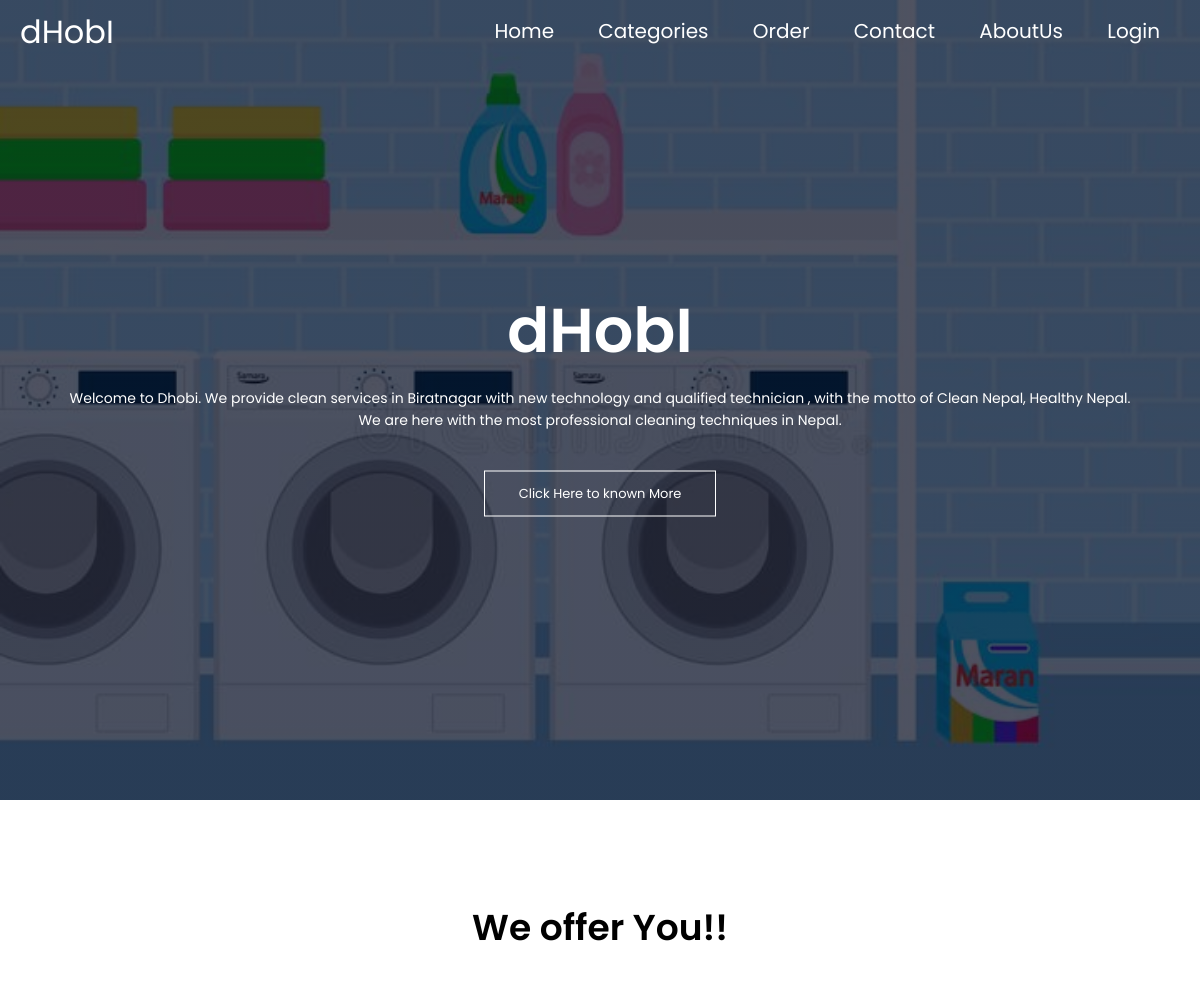
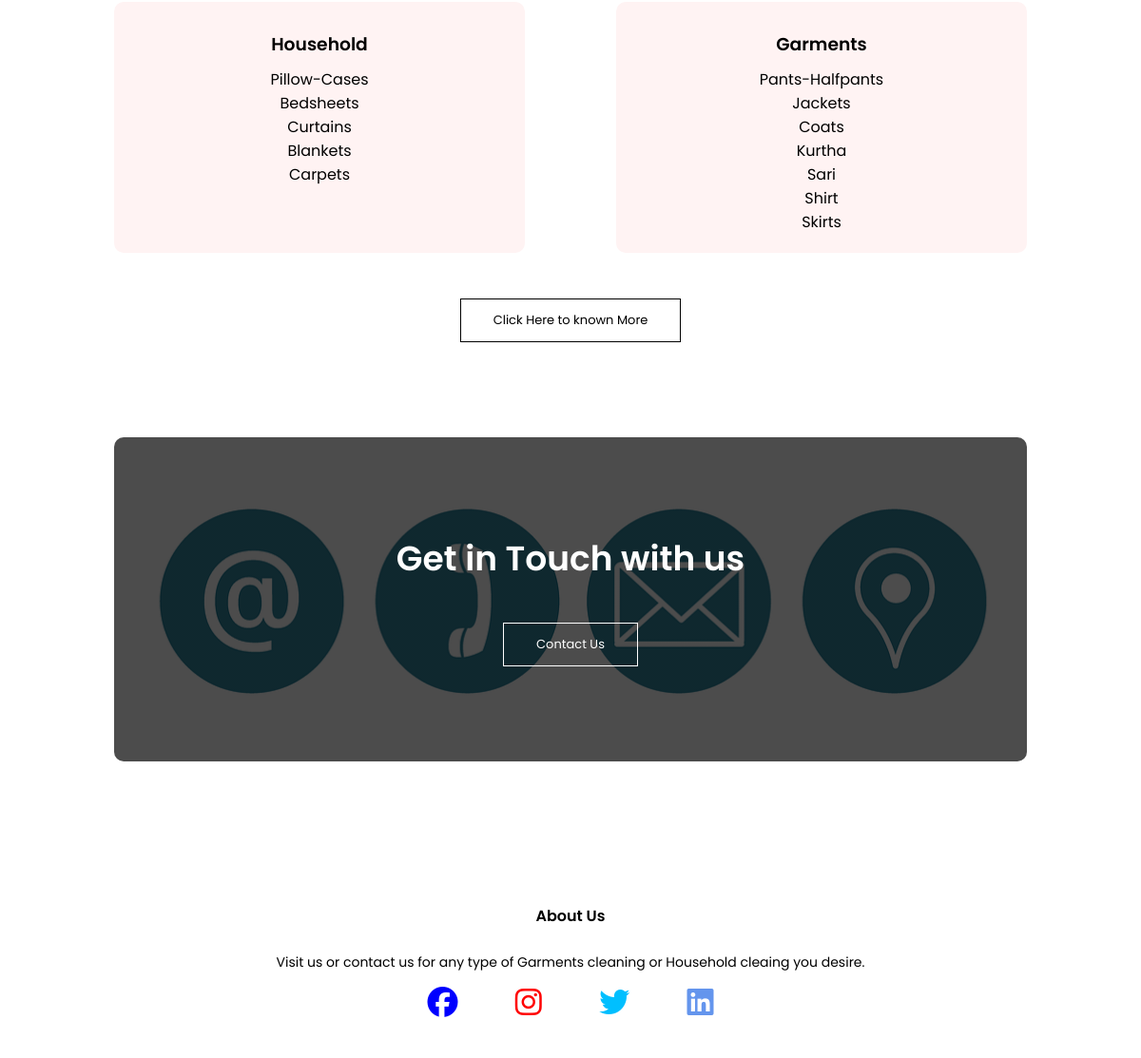
The page / on the database its author committed (2 pictures, top to bottom).
### tables this page shows
CREATE TABLE `item` (
  `item_id` int(11) NOT NULL,
  `cat_id` int(11) NOT NULL,
  `item_name` varchar(255) NOT NULL,
  `price` varchar(30) NOT NULL,
  `image` varchar(255) NOT NULL
);

### html/index.php (the view)
<?php
include('../dbconn.php');
include('../include/header.php');
?>
<section class="header">
    <?php
    include('../include/nav.php');
    ?>
    <div class="text-box">
        <h1>dHobI</h1>
        <p>Welcome to Dhobi. We provide clean services in Biratnagar with new technology and qualified technician , with the motto of Clean Nepal, Healthy Nepal. We are here with the most professional cleaning techniques in Nepal.</p>
        <a href="about.php" class="hi-btn">Click Here to known More</a>
    </div>
</section>
<section class="clothes">
    <h1> We offer You!!</h1>
    <div class="row">
        <div class="clothes-col1">
            <h3>Household</h3>
            <?php
            $household = "SELECT * FROM item WHERE cat_id = 1";
            $result = mysqli_query($con, $household);
            foreach ($result as $row) {
            ?>
            <?php echo $row['item_name']; ?></a><br>
            <?php
            }
            ?>
        </div>
        <div class="clothes-col1">
            <h3>Garments</h3>
            <?php
            $garment = "SELECT * FROM item WHERE cat_id = 2";
            $result = mysqli_query($con,$garment);
            foreach($result as $row){
                ?>
                <?php echo $row['item_name']; ?></a><br>
                <?php
            }
           ?>
        </div>
    </div>
    <a href="categories.php" class="hi-btn blue-btn">Click Here to known More</a><br>
</section>
<section class="cta">
    <h1>Get in Touch with us</h1>
    <a href="contact.php" class="hi-btn">Contact Us</a>
</section>
<?php
include('../include/footer.php');
?>

### include/header.php (shortened to what this page needs)
<html>
    <head>
        <link rel="stylesheet" href="../css/order.css" >
        <link rel="stylesheet" href="../css/style.css">
<link rel="stylesheet" href="https://cdnjs.cloudflare.com/ajax/libs/font-awesome/6.1.2/css/all.min.css" />
    </head>
<body>

### include/nav.php (shortened to what this page needs)
<nav>
    <a href="index.php">dHobI</a>
    <div class="nav-links" id="navlinks">
        <ul>
            <li><a href="index.php">Home</a></li>
            <li><a href="Categories.php">Categories</a></li>
            <li><a href="order.php">Order</a></li>
            <li><a href="contact.php">Contact</a></li>
            <li><a href="about.php" >AboutUs</a></li>
            <?php
            if (!isset($_SESSION['username'])) {
            ?>
            <li><a href="../login/login.php">Login</a></li>
            <?php
            } else {
                ?>
                <li><a href="../user/dashboard.php">Hello  <?php echo $_SESSION['username'];?> <i class="fa-solid fa-cart-shopping"></i> </a> </li>
            <?php
            }
            ?>
        </ul>
    </div>
</nav>

### include/footer.php (shortened to what this page needs)
 <section class="footer">
        <h4>About Us</h4>
        <p>Visit us or contact us for any type of Garments cleaning or Household cleaing you desire.</p>
        <div class="icons">
         <a href="https://www.facebook.com/"> <i class="fab fa-facebook" style="color: blue;"></i></a>
         <a href="https://www.instagram.com/"><i class="fab fa-instagram"style="color: red;"></i></a>
         <a href="https://twitter.com"> <i class="fab fa-twitter" style="color: deepskyblue;"></i></a>
         <a href="https://www.linkedin.com/"><i class="fab fa-linkedin"style="color: cornflowerblue;"></i></a>
        </div>
      </section>
    </body>
</html>

### css/style.css (style rules this page uses)
* { margin: 0; padding: 0; font-family: 'Poppins', sans-serif; }
.header { min-height: 100vh; width: 100%; background-image: linear-gradient(rgba(4, 9, 30, 0.7), rgba(4, 9, 30, 0.7)), url(../assets/banner.jpg); background-position: center; background-size: cover; position: relative; }
nav { display: flex; justify-content: space-between; align-items: center; padding: 8px 20px; }
a { text-decoration: none; font-size: 32px; color: white; }
.nav-links { flex: 1; text-align: right; }
.nav-links ul li { list-style: none; display: inline-block; padding: 8px 20px; position: relative; }
.nav-links ul li a { color: white; text-decoration: none; font-size: 20px; }
.nav-links ul li ::after { content: ''; width: 0%; height: 2px; background: cyan; display: block; margin: auto; transition: 0.5s; }
.text-box { width: 90%; color: #fff; position: absolute; top: 50%; left: 50%; transform: translate(-50%, -50%); text-align: center; }
.text-box h1 { font-size: 62px; }
.text-box p { margin: 10px 0 40px; font-size: 14px; color: #fff; }
.hi-btn { display: inline-block; text-decoration: none; color: #fff; border: 1px solid #fff; padding: 12px 34px; font-size: 13px; background: transparent; position: relative; cursor: pointer; }
.clothes { width: 80%; margin: auto; text-align: center; padding-top: 100px; }
h1 { font-size: 36px; font-weight: 600; }
p { color: black; font-size: 14px; font-weight: 400; line-height: 22px; padding: 1opx; }
.row { margin-top: 5%; display: flex; justify-content: space-between; }
h3 { text-align: center; font-weight: 600; margin: 10px 0; }
.blue-btn { border: 1px solid black; background: transparent; color: black; }
.clothes-col1 { flex-basis: 45%; background: #fff3f3; border-radius: 10px; margin-bottom: 5%; padding: 20px 12px; box-sizing: border-box; }
.cta { margin: 100px auto; width: 80%; background-image: linear-gradient(rgba(0, 0, 0, 0.7), rgba(0, 0, 0, 0.7)), url(../assets/banner2.jpg); background-position: center; background-size: cover; border-radius: 10px; text-align: center; padding: 100px 0; }
.cta h1 { color: #fff; margin-bottom: 40px; padding: 0; }
.footer { width: 100%; text-align: center; padding: 30px 0; }
.footer h4 { margin-bottom: 25px; margin-top: 20px; font-weight: 600; }
.icons .fab { color: #f44336; margin: 0 13px; cursor: pointer; padding: 15px; }

### rows shown on the page
item: item_name "Pillow-Cases"
item: item_name "Bedsheets"
item: item_name "Curtains"
item: item_name "Blankets"
item: item_name "Carpets"
item: item_name "Pants-Halfpants"
item: item_name "Jackets"
item: item_name "Coats"
item: item_name "Kurtha"
item: item_name "Sari"
item: item_name "Shirt"
item: item_name "Skirts"
